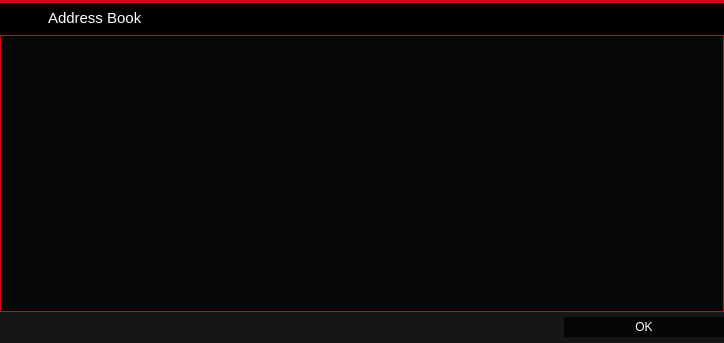
<?xml version="1.0" encoding="UTF-8"?>
<ui version="4.0">
 <class>AddressBookPage</class>
 <widget class="QWidget" name="AddressBookPage">
  <property name="geometry">
   <rect>
    <x>0</x>
    <y>0</y>
    <width>724</width>
    <height>343</height>
   </rect>
  </property>
  <property name="palette">
   <palette>
    <active>
     <colorrole role="Button">
      <brush brushstyle="SolidPattern">
       <color alpha="255">
        <red>216</red>
        <green>223</green>
        <blue>233</blue>
       </color>
      </brush>
     </colorrole>
     <colorrole role="Base">
      <brush brushstyle="SolidPattern">
       <color alpha="255">
        <red>216</red>
        <green>223</green>
        <blue>233</blue>
       </color>
      </brush>
     </colorrole>
     <colorrole role="Window">
      <brush brushstyle="SolidPattern">
       <color alpha="255">
        <red>216</red>
        <green>223</green>
        <blue>233</blue>
       </color>
      </brush>
     </colorrole>
     <colorrole role="Highlight">
      <brush brushstyle="SolidPattern">
       <color alpha="255">
        <red>235</red>
        <green>235</green>
        <blue>235</blue>
       </color>
      </brush>
     </colorrole>
     <colorrole role="HighlightedText">
      <brush brushstyle="SolidPattern">
       <color alpha="255">
        <red>171</red>
        <green>127</green>
        <blue>130</blue>
       </color>
      </brush>
     </colorrole>
    </active>
    <inactive>
     <colorrole role="Button">
      <brush brushstyle="SolidPattern">
       <color alpha="255">
        <red>216</red>
        <green>223</green>
        <blue>233</blue>
       </color>
      </brush>
     </colorrole>
     <colorrole role="Base">
      <brush brushstyle="SolidPattern">
       <color alpha="255">
        <red>216</red>
        <green>223</green>
        <blue>233</blue>
       </color>
      </brush>
     </colorrole>
     <colorrole role="Window">
      <brush brushstyle="SolidPattern">
       <color alpha="255">
        <red>216</red>
        <green>223</green>
        <blue>233</blue>
       </color>
      </brush>
     </colorrole>
     <colorrole role="Highlight">
      <brush brushstyle="SolidPattern">
       <color alpha="255">
        <red>235</red>
        <green>235</green>
        <blue>235</blue>
       </color>
      </brush>
     </colorrole>
     <colorrole role="HighlightedText">
      <brush brushstyle="SolidPattern">
       <color alpha="255">
        <red>171</red>
        <green>127</green>
        <blue>130</blue>
       </color>
      </brush>
     </colorrole>
    </inactive>
    <disabled>
     <colorrole role="Button">
      <brush brushstyle="SolidPattern">
       <color alpha="255">
        <red>216</red>
        <green>223</green>
        <blue>233</blue>
       </color>
      </brush>
     </colorrole>
     <colorrole role="Base">
      <brush brushstyle="SolidPattern">
       <color alpha="255">
        <red>216</red>
        <green>223</green>
        <blue>233</blue>
       </color>
      </brush>
     </colorrole>
     <colorrole role="Window">
      <brush brushstyle="SolidPattern">
       <color alpha="255">
        <red>216</red>
        <green>223</green>
        <blue>233</blue>
       </color>
      </brush>
     </colorrole>
     <colorrole role="Highlight">
      <brush brushstyle="SolidPattern">
       <color alpha="255">
        <red>240</red>
        <green>240</green>
        <blue>240</blue>
       </color>
      </brush>
     </colorrole>
     <colorrole role="HighlightedText">
      <brush brushstyle="SolidPattern">
       <color alpha="255">
        <red>171</red>
        <green>127</green>
        <blue>130</blue>
       </color>
      </brush>
     </colorrole>
    </disabled>
   </palette>
  </property>
  <property name="windowTitle">
   <string>Address Book</string>
  </property>
  <property name="styleSheet">
   <string notr="true">#AddressBookPage {
	background-color: rgba(0, 0, 0, 180);
 }</string>
  </property>
  <layout class="QVBoxLayout" name="verticalLayout">
   <property name="spacing">
    <number>0</number>
   </property>
   <property name="leftMargin">
    <number>0</number>
   </property>
   <property name="topMargin">
    <number>0</number>
   </property>
   <property name="rightMargin">
    <number>0</number>
   </property>
   <property name="bottomMargin">
    <number>0</number>
   </property>
   <item>
    <widget class="Line" name="line_6">
     <property name="styleSheet">
      <string notr="true">background-color: #d80317;</string>
     </property>
     <property name="frameShadow">
      <enum>QFrame::Raised</enum>
     </property>
     <property name="lineWidth">
      <number>0</number>
     </property>
     <property name="orientation">
      <enum>Qt::Horizontal</enum>
     </property>
    </widget>
   </item>
   <item>
    <widget class="QWidget" name="wAddressBookHeader" native="true">
     <property name="minimumSize">
      <size>
       <width>0</width>
       <height>32</height>
      </size>
     </property>
     <property name="maximumSize">
      <size>
       <width>16777215</width>
       <height>32</height>
      </size>
     </property>
     <property name="styleSheet">
      <string notr="true">#wAddressBookHeader {
	background-color: black;
}</string>
     </property>
     <property name="is_header" stdset="0">
      <bool>true</bool>
     </property>
     <widget class="QLabel" name="label_25">
      <property name="geometry">
       <rect>
        <x>11</x>
        <y>0</y>
        <width>37</width>
        <height>30</height>
       </rect>
      </property>
      <property name="sizePolicy">
       <sizepolicy hsizetype="Preferred" vsizetype="Preferred">
        <horstretch>0</horstretch>
        <verstretch>0</verstretch>
       </sizepolicy>
      </property>
      <property name="minimumSize">
       <size>
        <width>30</width>
        <height>30</height>
       </size>
      </property>
      <property name="maximumSize">
       <size>
        <width>55</width>
        <height>55</height>
       </size>
      </property>
      <property name="text">
       <string/>
      </property>
      <property name="pixmap">
       <pixmap resource="../res.qrc">:/res/address_book.png</pixmap>
      </property>
     </widget>
     <widget class="QLabel" name="label_25_1">
      <property name="geometry">
       <rect>
        <x>11</x>
        <y>0</y>
        <width>38</width>
        <height>30</height>
       </rect>
      </property>
      <property name="sizePolicy">
       <sizepolicy hsizetype="Preferred" vsizetype="Preferred">
        <horstretch>0</horstretch>
        <verstretch>0</verstretch>
       </sizepolicy>
      </property>
      <property name="minimumSize">
       <size>
        <width>30</width>
        <height>30</height>
       </size>
      </property>
      <property name="maximumSize">
       <size>
        <width>55</width>
        <height>55</height>
       </size>
      </property>
      <property name="text">
       <string/>
      </property>
      <property name="pixmap">
       <pixmap resource="../res.qrc">:/res/download.png</pixmap>
      </property>
     </widget>
     <widget class="QLabel" name="label_27">
      <property name="geometry">
       <rect>
        <x>48</x>
        <y>6</y>
        <width>320</width>
        <height>18</height>
       </rect>
      </property>
      <property name="font">
       <font>
        <pointsize>11</pointsize>
        <stylestrategy>PreferAntialias</stylestrategy>
       </font>
      </property>
      <property name="styleSheet">
       <string notr="true">QLabel {
	color: #fff;
}</string>
      </property>
      <property name="text">
       <string>Address Book</string>
      </property>
     </widget>
     <widget class="QPushButton" name="bClose">
      <property name="geometry">
       <rect>
        <x>694</x>
        <y>1</y>
        <width>30</width>
        <height>30</height>
       </rect>
      </property>
      <property name="minimumSize">
       <size>
        <width>30</width>
        <height>30</height>
       </size>
      </property>
      <property name="maximumSize">
       <size>
        <width>30</width>
        <height>30</height>
       </size>
      </property>
      <property name="styleSheet">
       <string notr="true">QPushButton {
	background-color: transparent;
	background-image: url(:/res/close_normal.png);
	background-repeat: no-repeat;
	background-position: center;
	border: 0px solid gray;
}
QPushButton:pressed:flat {
	background-color: #FF1A2E;
	background-image: url(:/res/close_normal.png);
	background-repeat: no-repeat;
	background-position: center;
}

QPushButton:hover {
	background-color: #d80317;
	background-image: url(:/res/close_normal.png);
	background-repeat: no-repeat;
	background-position: center;
}</string>
      </property>
      <property name="text">
       <string notr="true"/>
      </property>
      <property name="flat">
       <bool>true</bool>
      </property>
     </widget>
    </widget>
   </item>
   <item>
    <widget class="QTableView" name="tableView">
     <property name="contextMenuPolicy">
      <enum>Qt::CustomContextMenu</enum>
     </property>
     <property name="toolTip">
      <string>Double-click to edit address or label</string>
     </property>
     <property name="styleSheet">
      <string notr="true">QScrollBar:vertical {
     border: 0px solid grey;
     background: rgba(0, 0, 0, 60);
     width: 9px;
     margin: 24px 0px 0 0px;
}
QScrollBar::handle:vertical {
     background: rgba(255, 255, 255, 90);
     min-width: 20px;
}
QScrollBar::sub-line:vertical {
	height: 0px;
    width: 0px;
}

QHeaderView {
	background-color: rgba(0, 0, 0, 180);
	font-size: 10;
	text-align:left;
}
QHeaderView::section {
    background-color: rgba(0, 0, 0, 180);
     color: #FFFFFF;
    padding-left: 5px;
    border: 0px solid #6c6c6c;
	text-align:left;
}

/* style the sort indicator */
QHeaderView::down-arrow {
    image: url(down_arrow.png);
}

QHeaderView::up-arrow {
    image: url(up_arrow.png);
}

QTableView {
	background-color: rgba(0, 0, 0, 180);
	alternate-background-color: rgba(255, 255, 255, 30);
	color: #d80317;
	border: 1px solid #d80317;
	selection-background-color: rgba(216, 3, 23, 120);
	selection-color: #FFFFFF;
	gridline-color: rgba(255, 255, 255, 30);
}
QTableView::item {
	background-color: transparent;
	color: #d80317;
}</string>
     </property>
     <property name="frameShape">
      <enum>QFrame::NoFrame</enum>
     </property>
     <property name="horizontalScrollBarPolicy">
      <enum>Qt::ScrollBarAlwaysOff</enum>
     </property>
     <property name="editTriggers">
      <set>QAbstractItemView::AnyKeyPressed|QAbstractItemView::DoubleClicked|QAbstractItemView::EditKeyPressed</set>
     </property>
     <property name="tabKeyNavigation">
      <bool>false</bool>
     </property>
     <property name="alternatingRowColors">
      <bool>true</bool>
     </property>
     <property name="selectionMode">
      <enum>QAbstractItemView::SingleSelection</enum>
     </property>
     <property name="selectionBehavior">
      <enum>QAbstractItemView::SelectRows</enum>
     </property>
     <property name="showGrid">
      <bool>false</bool>
     </property>
     <attribute name="verticalHeaderVisible">
      <bool>false</bool>
     </attribute>
     <attribute name="verticalHeaderDefaultSectionSize">
      <number>20</number>
     </attribute>
     <attribute name="verticalHeaderMinimumSectionSize">
      <number>20</number>
     </attribute>
    </widget>
   </item>
   <item>
    <layout class="QHBoxLayout" name="horizontalLayout_14">
     <item>
      <spacer name="horizontalSpacer_18">
       <property name="orientation">
        <enum>Qt::Horizontal</enum>
       </property>
       <property name="sizeHint" stdset="0">
        <size>
         <width>40</width>
         <height>20</height>
        </size>
       </property>
      </spacer>
     </item>
     <item>
      <widget class="QPushButton" name="newAddressButton">
       <property name="minimumSize">
        <size>
         <width>31</width>
         <height>31</height>
        </size>
       </property>
       <property name="maximumSize">
        <size>
         <width>31</width>
         <height>31</height>
        </size>
       </property>
       <property name="styleSheet">
        <string notr="true">QPushButton {
	border: 0px solid gray;
	image: url(:/res/add_contact/normal.png);
}

QPushButton:pressed:flat {
	image: url(:/res/add_contact/pressed.png);
}

QPushButton:hover {
	image: url(:/res/add_contact/hover.png);
}

QPushButton:!enabled {
	image: url(:/res/add_contact/disabled.png);
}</string>
       </property>
       <property name="text">
        <string/>
       </property>
       <property name="flat">
        <bool>true</bool>
       </property>
      </widget>
     </item>
     <item>
      <widget class="QPushButton" name="copyToClipboard">
       <property name="minimumSize">
        <size>
         <width>31</width>
         <height>31</height>
        </size>
       </property>
       <property name="maximumSize">
        <size>
         <width>31</width>
         <height>31</height>
        </size>
       </property>
       <property name="styleSheet">
        <string notr="true">QPushButton {
	border: 0px solid gray;
	image: url(:/res/duplicate_contact/normal.png);
}

QPushButton:pressed:flat {
	image: url(:/res/duplicate_contact/click.png);
}

QPushButton:hover {
	image: url(:/res/duplicate_contact/hover.png);
}

QPushButton:!enabled {
	image: url(:/res/duplicate_contact/disabled.png);
}</string>
       </property>
       <property name="text">
        <string/>
       </property>
       <property name="flat">
        <bool>true</bool>
       </property>
      </widget>
     </item>
     <item>
      <widget class="QPushButton" name="editButton">
       <property name="minimumSize">
        <size>
         <width>31</width>
         <height>31</height>
        </size>
       </property>
       <property name="maximumSize">
        <size>
         <width>31</width>
         <height>31</height>
        </size>
       </property>
       <property name="styleSheet">
        <string notr="true">QPushButton {
	border: 0px solid gray;
	image: url(:/res/edit_contact/edit_contact_normal.png);
}

QPushButton:pressed:flat {
	image: url(:/res/edit_contact/edit_contact_pressed.png);
}

QPushButton:hover {
	image: url(:/res/edit_contact/edit_contact_hover.png);
}

QPushButton:!enabled {
	image: url(:/res/edit_contact/edit_contact_disabled.png);
}</string>
       </property>
       <property name="text">
        <string/>
       </property>
       <property name="flat">
        <bool>true</bool>
       </property>
      </widget>
     </item>
     <item>
      <widget class="QPushButton" name="signMessage">
       <property name="enabled">
        <bool>true</bool>
       </property>
       <property name="minimumSize">
        <size>
         <width>31</width>
         <height>31</height>
        </size>
       </property>
       <property name="maximumSize">
        <size>
         <width>31</width>
         <height>31</height>
        </size>
       </property>
       <property name="styleSheet">
        <string notr="true">QPushButton {
	border: 0px solid gray;
	image: url(:/res/sign/normal.png);
}

QPushButton:pressed:flat {
	image: url(:/res/sign/pressed.png);
}

QPushButton:hover {
	image: url(:/res/sign/hover.png);
}

QPushButton:!enabled {
	image: url(:/res/sign/disabled.png);
}</string>
       </property>
       <property name="text">
        <string/>
       </property>
       <property name="flat">
        <bool>true</bool>
       </property>
      </widget>
     </item>
     <item>
      <widget class="QPushButton" name="verifyMessage">
       <property name="enabled">
        <bool>true</bool>
       </property>
       <property name="minimumSize">
        <size>
         <width>31</width>
         <height>31</height>
        </size>
       </property>
       <property name="maximumSize">
        <size>
         <width>31</width>
         <height>31</height>
        </size>
       </property>
       <property name="styleSheet">
        <string notr="true">QPushButton {
	border: 0px solid gray;
	image: url(:/res/verify/verify_normal.png);
}

QPushButton:pressed:flat {
	image: url(:/res/verify/verify_pressed.png);
}

QPushButton:hover {
	image: url(:/res/verify/verify_hover.png);
}

QPushButton:!enabled {
	image: url(:/res/verify/verify_disabled.png);
}</string>
       </property>
       <property name="text">
        <string/>
       </property>
       <property name="flat">
        <bool>true</bool>
       </property>
      </widget>
     </item>
     <item>
      <widget class="QPushButton" name="deleteButton">
       <property name="minimumSize">
        <size>
         <width>31</width>
         <height>31</height>
        </size>
       </property>
       <property name="maximumSize">
        <size>
         <width>31</width>
         <height>31</height>
        </size>
       </property>
       <property name="styleSheet">
        <string notr="true">QPushButton {
	border: 0px solid gray;
	image: url(:/res/del_contact/delete_contact_normal.png);
}

QPushButton:pressed:flat {
	image: url(:/res/del_contact/delete_contact_pressed.png);
}

QPushButton:hover {
	image: url(:/res/del_contact/delete_contact_hover.png);
}

QPushButton:!enabled {
	image: url(:/res/del_contact/delete_contact_disabled.png);
}</string>
       </property>
       <property name="text">
        <string/>
       </property>
       <property name="flat">
        <bool>true</bool>
       </property>
      </widget>
     </item>
     <item>
      <spacer name="horizontalSpacer_19">
       <property name="orientation">
        <enum>Qt::Horizontal</enum>
       </property>
       <property name="sizeHint" stdset="0">
        <size>
         <width>40</width>
         <height>20</height>
        </size>
       </property>
      </spacer>
     </item>
     <item>
      <widget class="QDialogButtonBox" name="buttonBox">
       <property name="sizePolicy">
        <sizepolicy hsizetype="Maximum" vsizetype="Fixed">
         <horstretch>0</horstretch>
         <verstretch>0</verstretch>
        </sizepolicy>
       </property>
       <property name="styleSheet">
        <string notr="true">QPushButton {
	background-color: rgba(0, 0, 0, 200);
	color: #FFFFFF;
	border: 0px solid gray;
	max-height: 20px;
	min-height: 20px;
	max-width: 160px;
	min-width: 160px;
}

QPushButton:hover {
	background-color: #d80317;
}

QPushButton:pressed:flat {
	background-color: #d80317;
}</string>
       </property>
       <property name="standardButtons">
        <set>QDialogButtonBox::Ok</set>
       </property>
      </widget>
     </item>
    </layout>
   </item>
  </layout>
 </widget>
 <resources>
  <include location="../res.qrc"/>
  <include location="../blazecoin.qrc"/>
 </resources>
 <connections>
  <connection>
   <sender>bClose</sender>
   <signal>clicked()</signal>
   <receiver>AddressBookPage</receiver>
   <slot>close()</slot>
   <hints>
    <hint type="sourcelabel">
     <x>870</x>
     <y>33</y>
    </hint>
    <hint type="destinationlabel">
     <x>447</x>
     <y>189</y>
    </hint>
   </hints>
  </connection>
 </connections>
</ui>
